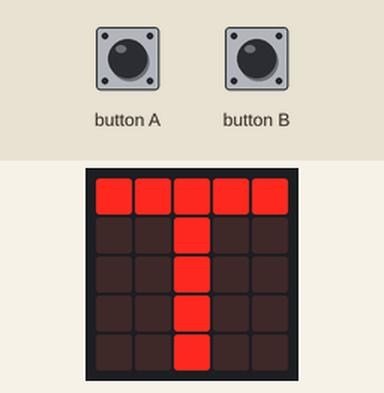
This program was run on a simulated BBC micro:bit running MicroPython. On the bench: the board's 5×5 LED display. The inputs (shaded band) are chosen by the test bench.

Above: at 0.1 s.
At 1.7 s:
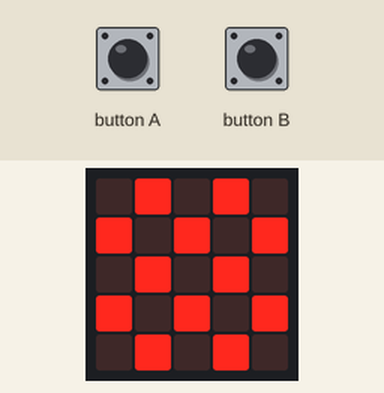
At 5.1 s:
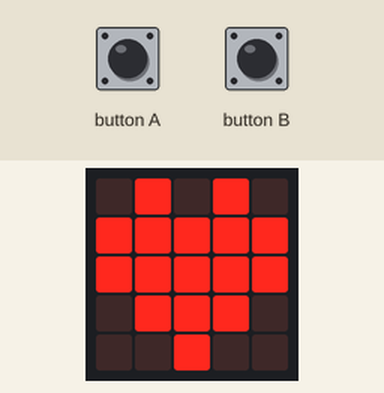
5.9 s: button A pressed for 0.15 s
Timing chart, 0 to 8.9 s (numbered marks = the images above; inputs shaded):
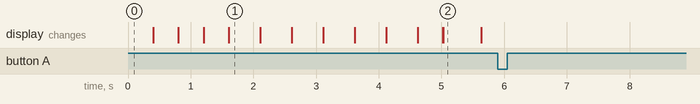

The program:

main.py
```python
from microbit import *
from initialTester import *

tester("TEST")

for i in range(3):
    display.show(Image.CHESSBOARD)
    sleep(500)
    display.clear()
    sleep(500)

while True:
    if (button_a.was_pressed()):
        break
    else:
        display.show(Image.HEART_SMALL)
        sleep(400)
        display.clear()
        sleep(10)
        display.show(Image.HEART)
        sleep(600)
        display.clear()
        sleep(500)
    
```

initialTester.py
```python
from microbit import display


def tester(msg):
    display.show(msg)
```

Measured:
- after the input at 5.9 s, every drawn part: stays the same
- what the display in image 1 shows lasts 0.5 s, from 1.6 s to 2.1 s
- what the display in image 2 shows lasts 0.6 s, from 5.0 s to 5.6 s
